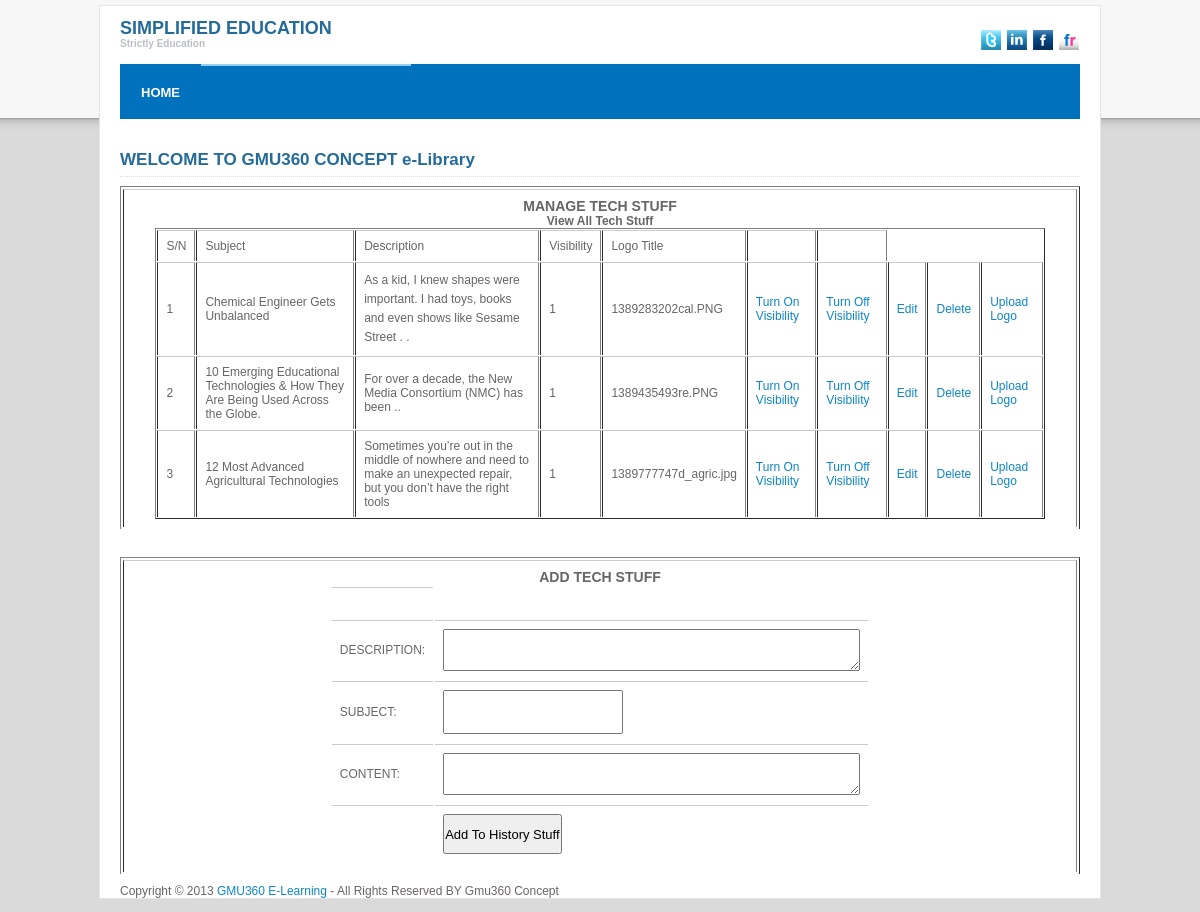
The page /administrator/manage_tech_stuff.php on the database its author committed.
### tables this page shows
CREATE TABLE `tech_stuff` (
  `id` int(11) NOT NULL auto_increment,
  `description` varchar(200) NOT NULL,
  `subject` varchar(100) NOT NULL,
  `content` text NOT NULL,
  `logo` varchar(100) NOT NULL,
  `visibility` int(11) NOT NULL,
  `entry_date` date NOT NULL,
  PRIMARY KEY  (`id`)
);

### administrator/manage_tech_stuff.php (the view, shortened to what this page needs)
<!DOCTYPE html PUBLIC "-//W3C//DTD XHTML 1.0 Transitional//EN" "http://www.w3.org/TR/xhtml1/DTD/xhtml1-transitional.dtd">
<html xmlns="http://www.w3.org/1999/xhtml">
<head>
<link rel="stylesheet" href="../css/style.css" type="text/css" media="all" />
</head>
<body>
<div id="shell">
  <div id="header">
    <h1 id="logo"><a href="#">SIMPLIFIED EDUCATION<span>Strictly Education</span></a></h1>
    <div class="socials"> <a href="#" class="link link-twitter">Twitter</a> <a href="#" class="link link-linkedin">LinkedIn</a> <a href="#" class="link link-facebook">Facebook</a> <a href="#" class="link link-flickr">flickr</a> </div>
  </div>
  <div id="navigation">
    <ul>
      <li><a href="../index.php">HOME</a></li>
      <li><a href="#" class="active"></a></li>
      <li><a href="#" class="active"></a></li>
      <li><a href="#" class="active"></a></li>
      <li><a href="#" class="active"></a></li>
      <li><a href="#" class="active"></a></li>
    </ul>
  </div>
  <div id="main">
    <br/><br/>
    <h2><a href="index.php">WELCOME TO GMU360 CONCEPT e-Library </a></h2>
    <table width="100%" border="1" id="box-table-a">
    <tr width="100%">
      <td width="40%">
      <center>
  <div id="bar">
    <h3>MANAGE TECH STUFF</h3></div>
<?php
$cat=mysql_query("SELECT *  FROM `tech_stuff`");
?>
<legend><b>View All Tech Stuff</b><?php
if(mysql_num_rows($cat)>0){
?>
</legend><table width="95%" border="1" cellspacing="1">
	<tr class="thead">
        <td>S/N</td>
  <td>Subject</td>
      <td>Description</td>
    <td>Visibility</td>
    <td>Logo Title</td>
    <td></td>
    <td></td>
    </tr>
  <?php
$s=1;
  	while($l=mysql_fetch_array($cat)){
		$id=$l['id'];
	echo "<tr class= \"trodd\">";
	?>
    <td><?php echo $s++; ?></td>
    <td><?php echo $l['subject'];?></td>
        <td><?php echo $l['description'];?></td>
        <td><?php echo $l['visibility'];?></td>
        <td><?php echo $l['logo'];?></td>
   <?php echo "<td><a href='manage_tech_stuff.php?deleteid=$id'>Turn On Visibility</a></td>"; ?>
   <?php echo "<td><a href='manage_tech_stuff.php?deleteid2=$id'>Turn Off Visibility</a></td>"; ?>
         <?php echo "<td><a href='edit_tech_stuff.php?id=$id'>Edit</a></td>"; ?>
    <?php echo "<td><a href='manage_tech_stuff.php?deleteid3=$id'>Delete</a></td>"; ?>
        <?php echo "<td><a href='manage_tech_stuff.php?deleteid4=$id'>Upload Logo</a></td>"; ?>
 </tr>
 <?php
}
}
?>
</table>
      </td>
      </tr>
        </table><br/><br/>
            <table width="100%" border="1" id="box-table-a">
    <tr width="100%">
      <td width="40%">
      <center>
<form action="<?php echo $_SERVER['PHP_SELF'];?>" method="post">
  <div id="bar">
    <h3>ADD TECH STUFF</h3></div>
        <table border="0" width="398" height="255px">
        <tr><td>&nbsp;</td></tr>
        	<tr>
            	<td height="37" ><p>DESCRIPTION:</p></label></td>
              <td ><textarea name="description"  cols="50" role="50"></textarea></td>
            </tr>
            <tr>
            	<td height="36"><p>SUBJECT:</p></td>
              <td><input id="input" type="text"  name="subject" /></td>
            </tr>
            <tr>
            	<td height="37" ><p>CONTENT:</p></label></td>
              <td ><textarea name="content" cols="50" role="50"></textarea></td>
            </tr>
            <tr>
            	<td><label></label></td>
                <td align="justify"><input name="button" type="submit"  id="button" value="Add To History Stuff"/></td>
            </tr>
        </table>
	</form>
    </center>
      </td>
      </tr>
        </table>
  </div>
      <p class="lf">Copyright &copy; 2013 <a href="#">GMU360 E-Learning </a> - All Rights Reserved BY Gmu360 Concept</p>
</div>
</body>
</html>

### css/style.css (style rules this page uses)
* { padding:0; margin:0; outline:0; }
body { font-size:12px; font-family:Arial, "Trebuchet MS", sans-serif; color:#6c6464; background:#dadada url(images/body.gif) left top repeat-x; padding:5px 0 13px 0; }
a { color:#0d86c7; text-decoration:none; }
input, textarea, select { font-family:Arial, Helvetica, Sans-Serif; font-size:13px; color:#000000; height:40px; }
h2 { font-size:17px; color:#246b99; padding-bottom:6px; border-bottom:1px dotted #dcdcdc; margin-bottom:9px; position:relative; }
h2 a { color:#246b99; }
#shell { width:960px; padding:0 20px; margin:0 auto; background:#fff; border:1px solid #e5e5e6; }
#header { height:58px; position:relative; }
#logo { padding-top:12px; }
#logo a { font-size:18px; color:#246b99; line-height:20px; text-decoration:none; }
#logo a span { font-size:10px; line-height:12px; display:block; color:#bbc0c3; }
.socials { position:absolute; top:24px; right:1px; width:104px; }
.socials .link { float:left; width:20px; height:20px; margin-left:6px; background:url(images/socials.gif); font-size:0; line-height:0; text-indent:-4000px; }
.socials .link-twitter { background-position:0 top; }
.socials .link-linkedin { background-position:-20px top; }
.socials .link-facebook { background-position:-40px top; }
.socials .link-flickr { background-position:-60px top; }
#navigation { height:55px; background-color:#0071bc; margin-bottom:1px; position:relative; }
#navigation ul { list-style:none; }
#navigation ul li { float:left; display:inline; border-right:0px solid #fff; height:55px; line-height:53px; }
#navigation ul li a { float:left; color:#fefefe; font-size:13px; font-weight:bold; padding:2px 21px 0 21px; text-decoration:none; }
#navigation ul li a.active, #navigation ul li a:hover { text-decoration:none; background:url(images/navigation-active.gif); }
#main { padding:2px 0 10px 0; }
#main p { line-height:19px; }
#box-table-a { font-size: 12px; margin: 0px; text-align: left; border-collapse: separate; border-bottom:none; }
#box-table-a td { padding: 8px; background: none; border-top: 1px solid #CCC; color: #666; border-bottom: none !important; }

### rows shown on the page
tech_stuff: subject "Chemical Engineer Gets Unbalanced", description "As a kid, I knew shapes were important. I had toys, books and even shows like Sesame Street . .", visibility "1", logo "1389283202cal.PNG"
tech_stuff: subject "10 Emerging Educational Technologies & How They Are Being Used Across the Globe.", description "For over a decade, the New Media Consortium (NMC) has been ..", visibility "1", logo "1389435493re.PNG"
tech_stuff: subject "12 Most Advanced Agricultural Technologies", description "Sometimes you’re out in the middle of nowhere and need to make an unexpected repair, but you don’t have the right tools", visibility "1", logo "1389777747d_agric.jpg"
